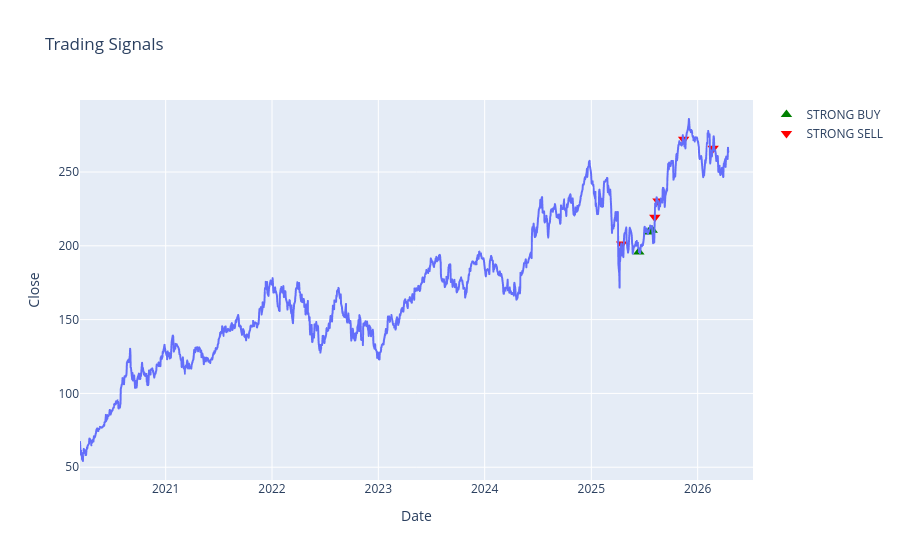

Source (notebook cell):
### Code cell
buy = data[data['Final_Signal'] == 'STRONG BUY']
sell = data[data['Final_Signal'] == 'STRONG SELL']

fig = px.line(data, x=data.index, y='Close', title='Trading Signals')
fig.add_scatter(x=buy.index, y=buy['Close'], mode='markers', 
                marker=dict(symbol='triangle-up', size=10, color='green'), 
                name='STRONG BUY')
fig.add_scatter(x=sell.index, y=sell['Close'], mode='markers', 
                marker=dict(symbol='triangle-down', size=10, color='red'), 
                name='STRONG SELL')
fig.show()

### Figure 1 — Plotly figure (JSON) as saved in the notebook; plotly's stock layout.template omitted (floating-point values rounded to 4 significant figures; data arrays with more than 128 entries replaced by an {"elided": "..."} marker saying what was removed)
{"data": [{"hovertemplate": "Date=%{x}<br>Close=%{y}<extra></extra>", "legendgroup": "", "line": {"color": "#636efa", "dash": "solid"}, "marker": {"symbol": "circle"}, "mode": "lines", "name": "", "showlegend": false, "type": "scattergl", "x": {"elided": "1531 str values"}, "xaxis": "x", "y": {"elided": "1531 float values"}, "yaxis": "y"}, {"marker": {"color": "green", "size": 10, "symbol": "triangle-up"}, "mode": "markers", "name": "STRONG BUY", "type": "scatter", "x": ["2025-06-13T00:00:00", "2025-07-17T00:00:00", "2025-07-29T00:00:00"], "y": [195.9, 209.4, 210.6]}, {"marker": {"color": "red", "size": 10, "symbol": "triangle-down"}, "mode": "markers", "name": "STRONG SELL", "type": "scatter", "x": ["2025-04-15T00:00:00", "2025-08-07T00:00:00", "2025-08-18T00:00:00", "2025-11-14T00:00:00", "2026-02-23T00:00:00"], "y": [201.3, 219.4, 230.5, 272.2, 266.2]}], "layout": {"legend": {"tracegroupgap": 0}, "title": {"text": "Trading Signals"}, "xaxis": {"anchor": "y", "domain": [0, 1], "title": {"text": "Date"}}, "yaxis": {"anchor": "x", "domain": [0, 1], "title": {"text": "Close"}}}}
